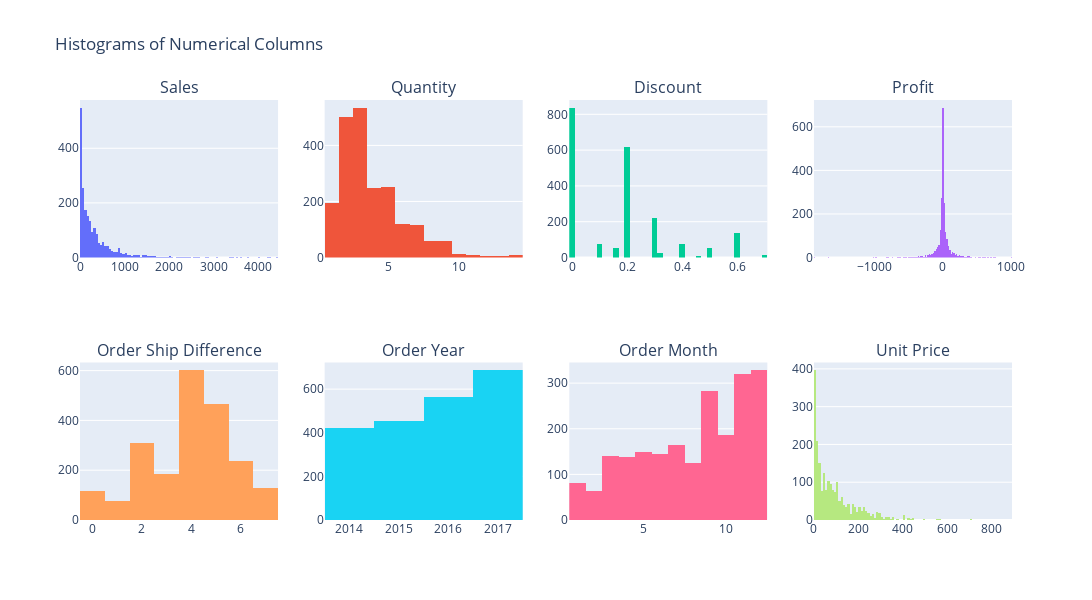

The code cell stored with this chart in its notebook:
### Code cell
from plotly.subplots import make_subplots
import plotly.graph_objects as go

# Create a subplot figure with 2 rows and 4 columns
fig = make_subplots(rows=2, cols=4, subplot_titles=data.select_dtypes(include='number').columns)

# Add histograms to the subplots
numerical_columns = data.select_dtypes(include='number').columns
for i, column in enumerate(numerical_columns):
    row = i // 4 + 1  # Calculate the row index
    col = i % 4 + 1   # Calculate the column index
    fig.add_trace(
        go.Histogram(x=data[column], name=column), 
        row=row, 
        col=col
    )

# Update layout for better appearance
fig.update_layout(
    title_text="Histograms of Numerical Columns",
    height=600,
    width=1200,
    showlegend=False
)

fig.show()

### Figure 1 — Plotly figure (JSON) as saved in the notebook; plotly's stock layout.template omitted (floating-point values rounded to 4 significant figures; data arrays with more than 128 entries replaced by an {"elided": "..."} marker saying what was removed)
{"data": [{"name": "Sales", "type": "histogram", "x": {"elided": "2121 float values"}, "xaxis": "x", "yaxis": "y"}, {"name": "Quantity", "type": "histogram", "x": {"elided": "2121 int values"}, "xaxis": "x2", "yaxis": "y2"}, {"name": "Discount", "type": "histogram", "x": {"elided": "2121 float values"}, "xaxis": "x3", "yaxis": "y3"}, {"name": "Profit", "type": "histogram", "x": {"elided": "2121 float values"}, "xaxis": "x4", "yaxis": "y4"}, {"name": "Order Ship Difference", "type": "histogram", "x": {"elided": "2121 int values"}, "xaxis": "x5", "yaxis": "y5"}, {"name": "Order Year", "type": "histogram", "x": {"elided": "2121 int values"}, "xaxis": "x6", "yaxis": "y6"}, {"name": "Order Month", "type": "histogram", "x": {"elided": "2121 int values"}, "xaxis": "x7", "yaxis": "y7"}, {"name": "Unit Price", "type": "histogram", "x": {"elided": "2121 float values"}, "xaxis": "x8", "yaxis": "y8"}], "layout": {"annotations": [{"font": {"size": 16}, "showarrow": false, "text": "Sales", "x": 0.1062, "xanchor": "center", "xref": "paper", "y": 1, "yanchor": "bottom", "yref": "paper"}, {"font": {"size": 16}, "showarrow": false, "text": "Quantity", "x": 0.3688, "xanchor": "center", "xref": "paper", "y": 1, "yanchor": "bottom", "yref": "paper"}, {"font": {"size": 16}, "showarrow": false, "text": "Discount", "x": 0.6313, "xanchor": "center", "xref": "paper", "y": 1, "yanchor": "bottom", "yref": "paper"}, {"font": {"size": 16}, "showarrow": false, "text": "Profit", "x": 0.8938, "xanchor": "center", "xref": "paper", "y": 1, "yanchor": "bottom", "yref": "paper"}, {"font": {"size": 16}, "showarrow": false, "text": "Order Ship Difference", "x": 0.1062, "xanchor": "center", "xref": "paper", "y": 0.375, "yanchor": "bottom", "yref": "paper"}, {"font": {"size": 16}, "showarrow": false, "text": "Order Year", "x": 0.3688, "xanchor": "center", "xref": "paper", "y": 0.375, "yanchor": "bottom", "yref": "paper"}, {"font": {"size": 16}, "showarrow": false, "text": "Order Month", "x": 0.6313, "xanchor": "center", "xref": "paper", "y": 0.375, "yanchor": "bottom", "yref": "paper"}, {"font": {"size": 16}, "showarrow": false, "text": "Unit Price", "x": 0.8938, "xanchor": "center", "xref": "paper", "y": 0.375, "yanchor": "bottom", "yref": "paper"}], "height": 600, "showlegend": false, "title": {"text": "Histograms of Numerical Columns"}, "width": 1200, "xaxis": {"anchor": "y", "domain": [0, 0.2125]}, "xaxis2": {"anchor": "y2", "domain": [0.2625, 0.475]}, "xaxis3": {"anchor": "y3", "domain": [0.525, 0.7375]}, "xaxis4": {"anchor": "y4", "domain": [0.7875, 1]}, "xaxis5": {"anchor": "y5", "domain": [0, 0.2125]}, "xaxis6": {"anchor": "y6", "domain": [0.2625, 0.475]}, "xaxis7": {"anchor": "y7", "domain": [0.525, 0.7375]}, "xaxis8": {"anchor": "y8", "domain": [0.7875, 1]}, "yaxis": {"anchor": "x", "domain": [0.625, 1]}, "yaxis2": {"anchor": "x2", "domain": [0.625, 1]}, "yaxis3": {"anchor": "x3", "domain": [0.625, 1]}, "yaxis4": {"anchor": "x4", "domain": [0.625, 1]}, "yaxis5": {"anchor": "x5", "domain": [0, 0.375]}, "yaxis6": {"anchor": "x6", "domain": [0, 0.375]}, "yaxis7": {"anchor": "x7", "domain": [0, 0.375]}, "yaxis8": {"anchor": "x8", "domain": [0, 0.375]}}}
